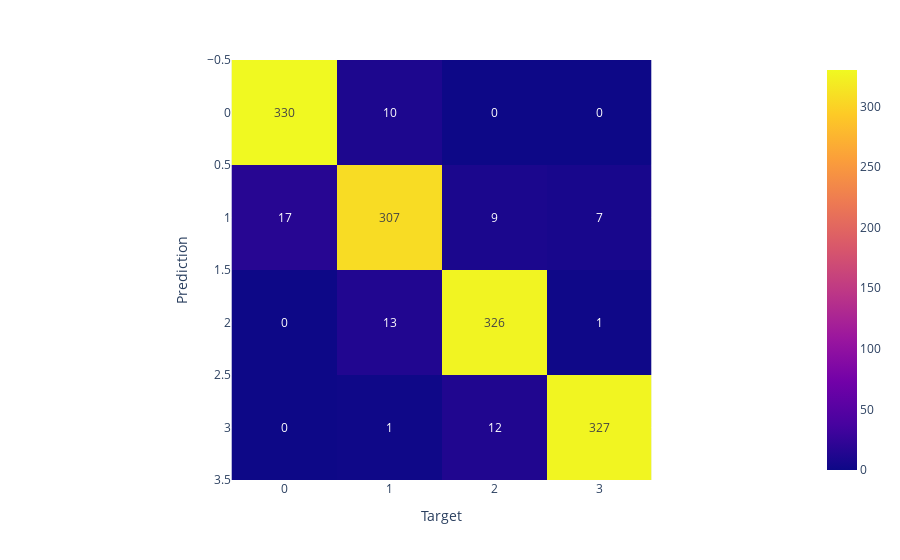

The notebook cell this image was saved under:
### Code cell
fig = px.imshow(confusion_matrix(y_test, knn_preds), text_auto=True)
fig.update_layout(xaxis_title = 'Target', yaxis_title = 'Prediction')

### Figure 1 — Plotly figure (JSON) as saved in the notebook; plotly's stock layout.template omitted (floating-point values rounded to 4 significant figures)
{"data": [{"coloraxis": "coloraxis", "hovertemplate": "x: %{x}<br>y: %{y}<br>color: %{z}<extra></extra>", "name": "0", "texttemplate": "%{z}", "type": "heatmap", "xaxis": "x", "yaxis": "y", "z": [[330, 10, 0, 0], [17, 307, 9, 7], [0, 13, 326, 1], [0, 1, 12, 327]]}], "layout": {"coloraxis": {"colorscale": [[0, "#0d0887"], [0.1111, "#46039f"], [0.2222, "#7201a8"], [0.3333, "#9c179e"], [0.4444, "#bd3786"], [0.5556, "#d8576b"], [0.6667, "#ed7953"], [0.7778, "#fb9f3a"], [0.8889, "#fdca26"], [1, "#f0f921"]]}, "margin": {"t": 60}, "xaxis": {"anchor": "y", "constrain": "domain", "domain": [0, 1], "scaleanchor": "y", "title": {"text": "Target"}}, "yaxis": {"anchor": "x", "autorange": "reversed", "constrain": "domain", "domain": [0, 1], "title": {"text": "Prediction"}}}}
